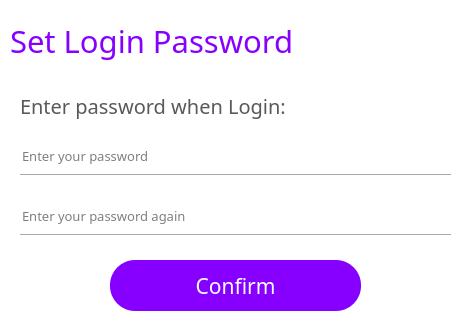
<?xml version="1.0" encoding="UTF-8"?>
<ui version="4.0">
 <class>SetPswForm</class>
 <widget class="QWidget" name="SetPswForm">
  <property name="geometry">
   <rect>
    <x>0</x>
    <y>0</y>
    <width>468</width>
    <height>330</height>
   </rect>
  </property>
  <property name="windowTitle">
   <string>Form</string>
  </property>
  <property name="styleSheet">
   <string notr="true">background-color: rgb(255, 255, 255);</string>
  </property>
  <widget class="QPushButton" name="pushButton_9">
   <property name="geometry">
    <rect>
     <x>110</x>
     <y>260</y>
     <width>251</width>
     <height>51</height>
    </rect>
   </property>
   <property name="font">
    <font>
     <family>微软雅黑</family>
     <pointsize>16</pointsize>
    </font>
   </property>
   <property name="cursor">
    <cursorShape>PointingHandCursor</cursorShape>
   </property>
   <property name="focusPolicy">
    <enum>Qt::NoFocus</enum>
   </property>
   <property name="styleSheet">
    <string notr="true">background-color: rgb(135, 0, 255);
color: rgb(255, 255, 255);
border-radius:25px;</string>
   </property>
   <property name="text">
    <string>Confirm</string>
   </property>
   <property name="flat">
    <bool>false</bool>
   </property>
  </widget>
  <widget class="QLineEdit" name="lineEdit_6">
   <property name="geometry">
    <rect>
     <x>20</x>
     <y>140</y>
     <width>381</width>
     <height>31</height>
    </rect>
   </property>
   <property name="font">
    <font>
     <family>微软雅黑</family>
     <pointsize>10</pointsize>
    </font>
   </property>
   <property name="toolTip">
    <string/>
   </property>
   <property name="statusTip">
    <string/>
   </property>
   <property name="whatsThis">
    <string/>
   </property>
   <property name="accessibleName">
    <string/>
   </property>
   <property name="accessibleDescription">
    <string/>
   </property>
   <property name="styleSheet">
    <string notr="true">
QLineEdit[echoMode=&quot;2&quot;] {
    lineedit-password-character:42;
}
</string>
   </property>
   <property name="frame">
    <bool>false</bool>
   </property>
   <property name="echoMode">
    <enum>QLineEdit::Password</enum>
   </property>
   <property name="placeholderText">
    <string>Enter your password </string>
   </property>
  </widget>
  <widget class="QPushButton" name="turn2visible1_2">
   <property name="geometry">
    <rect>
     <x>410</x>
     <y>140</y>
     <width>31</width>
     <height>31</height>
    </rect>
   </property>
   <property name="font">
    <font>
     <family>Arial</family>
    </font>
   </property>
   <property name="cursor">
    <cursorShape>PointingHandCursor</cursorShape>
   </property>
   <property name="focusPolicy">
    <enum>Qt::NoFocus</enum>
   </property>
   <property name="autoFillBackground">
    <bool>false</bool>
   </property>
   <property name="styleSheet">
    <string notr="true">border:0px;</string>
   </property>
   <property name="text">
    <string/>
   </property>
   <property name="icon">
    <iconset resource="pic.qrc">
     <normaloff>:/pic/02.png</normaloff>:/pic/02.png</iconset>
   </property>
   <property name="iconSize">
    <size>
     <width>40</width>
     <height>40</height>
    </size>
   </property>
   <property name="flat">
    <bool>true</bool>
   </property>
  </widget>
  <widget class="QLabel" name="label_15">
   <property name="geometry">
    <rect>
     <x>10</x>
     <y>10</y>
     <width>331</width>
     <height>61</height>
    </rect>
   </property>
   <property name="font">
    <font>
     <family>微软雅黑</family>
     <pointsize>23</pointsize>
     <weight>50</weight>
     <bold>false</bold>
    </font>
   </property>
   <property name="styleSheet">
    <string notr="true">color: rgb(135, 0, 255);</string>
   </property>
   <property name="text">
    <string>Set Login Password</string>
   </property>
  </widget>
  <widget class="Line" name="line_33">
   <property name="geometry">
    <rect>
     <x>20</x>
     <y>170</y>
     <width>431</width>
     <height>10</height>
    </rect>
   </property>
   <property name="orientation">
    <enum>Qt::Horizontal</enum>
   </property>
  </widget>
  <widget class="Line" name="line_34">
   <property name="geometry">
    <rect>
     <x>20</x>
     <y>230</y>
     <width>431</width>
     <height>10</height>
    </rect>
   </property>
   <property name="orientation">
    <enum>Qt::Horizontal</enum>
   </property>
  </widget>
  <widget class="QLineEdit" name="lineEdit_7">
   <property name="geometry">
    <rect>
     <x>20</x>
     <y>200</y>
     <width>381</width>
     <height>31</height>
    </rect>
   </property>
   <property name="font">
    <font>
     <family>微软雅黑</family>
     <pointsize>10</pointsize>
    </font>
   </property>
   <property name="toolTip">
    <string/>
   </property>
   <property name="statusTip">
    <string/>
   </property>
   <property name="whatsThis">
    <string/>
   </property>
   <property name="accessibleName">
    <string/>
   </property>
   <property name="accessibleDescription">
    <string/>
   </property>
   <property name="styleSheet">
    <string notr="true">
QLineEdit[echoMode=&quot;2&quot;] {
    lineedit-password-character:42;
}
</string>
   </property>
   <property name="frame">
    <bool>false</bool>
   </property>
   <property name="echoMode">
    <enum>QLineEdit::Password</enum>
   </property>
   <property name="placeholderText">
    <string>Enter your password again</string>
   </property>
  </widget>
  <widget class="QPushButton" name="turn2visible1_3">
   <property name="geometry">
    <rect>
     <x>410</x>
     <y>200</y>
     <width>31</width>
     <height>31</height>
    </rect>
   </property>
   <property name="font">
    <font>
     <family>Arial</family>
    </font>
   </property>
   <property name="cursor">
    <cursorShape>PointingHandCursor</cursorShape>
   </property>
   <property name="focusPolicy">
    <enum>Qt::NoFocus</enum>
   </property>
   <property name="autoFillBackground">
    <bool>false</bool>
   </property>
   <property name="styleSheet">
    <string notr="true">border:0px;</string>
   </property>
   <property name="text">
    <string/>
   </property>
   <property name="icon">
    <iconset resource="pic.qrc">
     <normaloff>:/pic/02.png</normaloff>:/pic/02.png</iconset>
   </property>
   <property name="iconSize">
    <size>
     <width>40</width>
     <height>40</height>
    </size>
   </property>
   <property name="flat">
    <bool>true</bool>
   </property>
  </widget>
  <widget class="QLabel" name="label_72">
   <property name="geometry">
    <rect>
     <x>20</x>
     <y>90</y>
     <width>271</width>
     <height>31</height>
    </rect>
   </property>
   <property name="font">
    <font>
     <family>微软雅黑</family>
     <pointsize>15</pointsize>
    </font>
   </property>
   <property name="styleSheet">
    <string notr="true">color: rgb(89, 89, 89);</string>
   </property>
   <property name="text">
    <string>Enter password when Login:</string>
   </property>
   <property name="alignment">
    <set>Qt::AlignLeading|Qt::AlignLeft|Qt::AlignVCenter</set>
   </property>
  </widget>
  <widget class="QPushButton" name="pushButton_35">
   <property name="geometry">
    <rect>
     <x>300</x>
     <y>90</y>
     <width>51</width>
     <height>31</height>
    </rect>
   </property>
   <property name="cursor">
    <cursorShape>PointingHandCursor</cursorShape>
   </property>
   <property name="focusPolicy">
    <enum>Qt::NoFocus</enum>
   </property>
   <property name="autoFillBackground">
    <bool>false</bool>
   </property>
   <property name="styleSheet">
    <string notr="true">border:0px;</string>
   </property>
   <property name="text">
    <string/>
   </property>
   <property name="icon">
    <iconset resource="pic.qrc">
     <normaloff>:/pic/close2.png</normaloff>:/pic/close2.png</iconset>
   </property>
   <property name="iconSize">
    <size>
     <width>28</width>
     <height>28</height>
    </size>
   </property>
   <property name="flat">
    <bool>true</bool>
   </property>
  </widget>
  <widget class="QPushButton" name="closeenterpsw">
   <property name="geometry">
    <rect>
     <x>430</x>
     <y>0</y>
     <width>41</width>
     <height>31</height>
    </rect>
   </property>
   <property name="focusPolicy">
    <enum>Qt::NoFocus</enum>
   </property>
   <property name="styleSheet">
    <string notr="true">border:0px;</string>
   </property>
   <property name="text">
    <string/>
   </property>
   <property name="icon">
    <iconset resource="pic.qrc">
     <normaloff>:/pic/close.png</normaloff>:/pic/close.png</iconset>
   </property>
   <property name="flat">
    <bool>true</bool>
   </property>
  </widget>
 </widget>
 <resources>
  <include location="pic.qrc"/>
 </resources>
 <connections/>
</ui>
